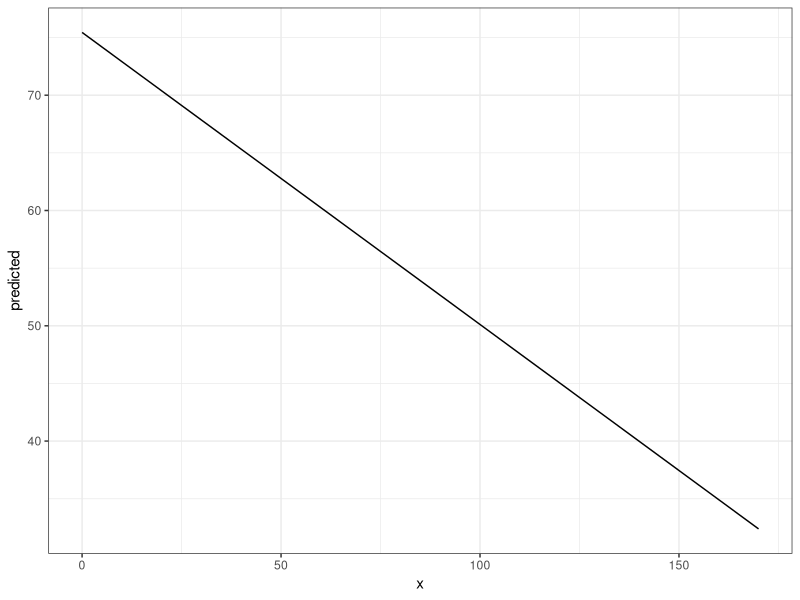
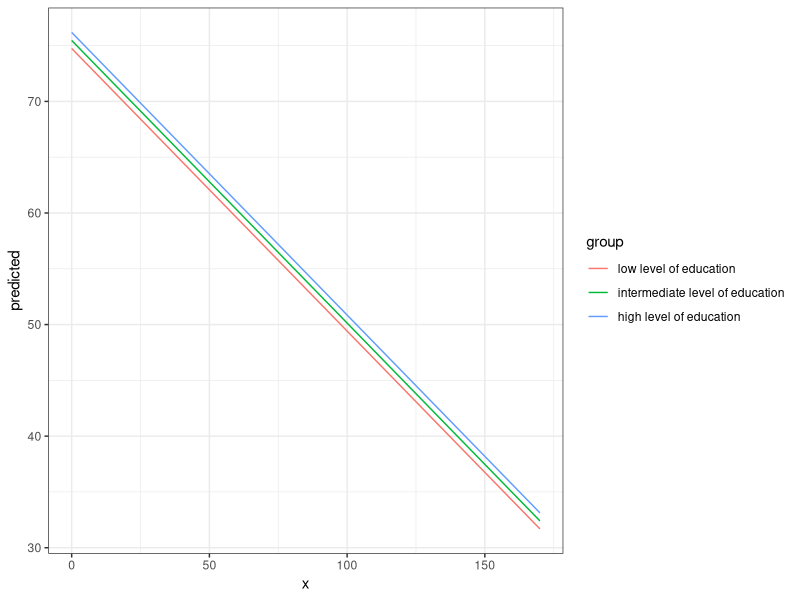
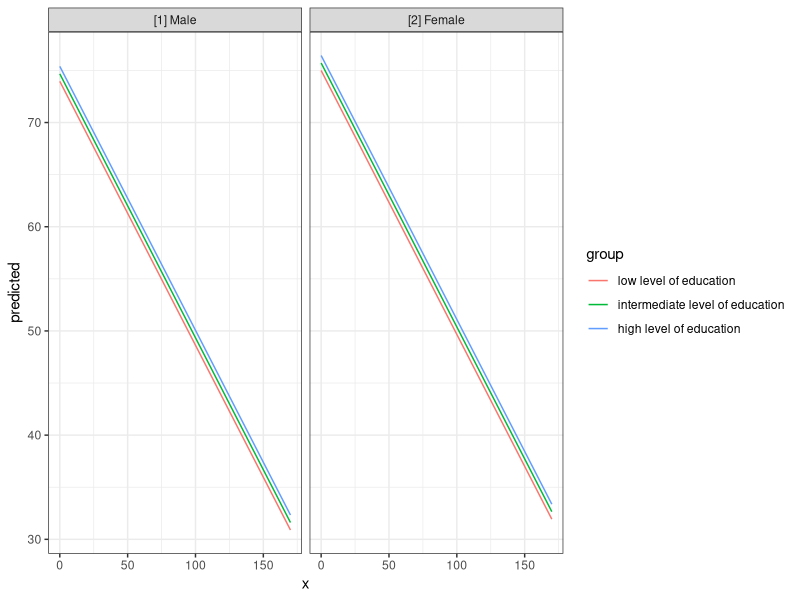
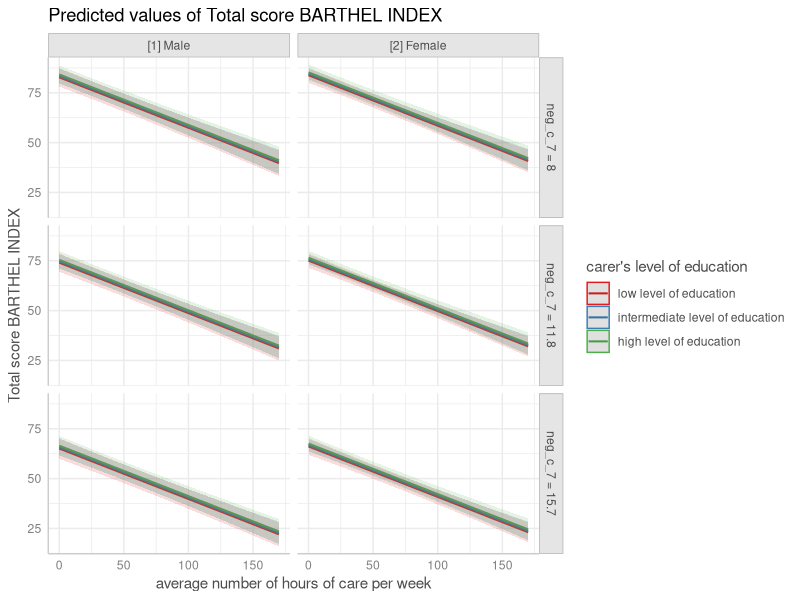
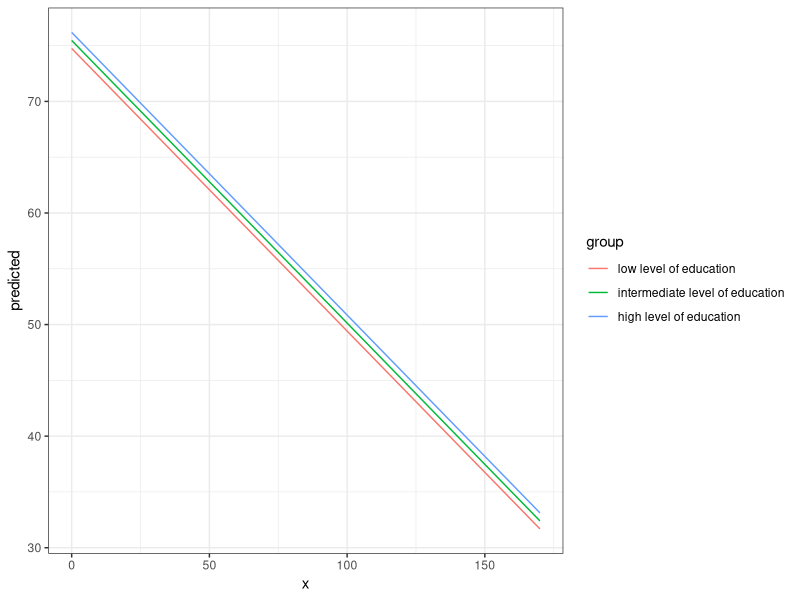
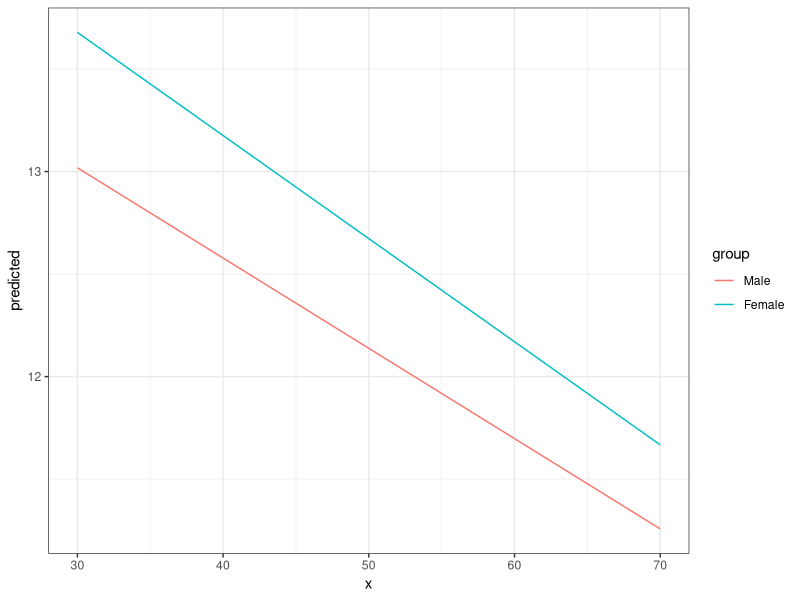
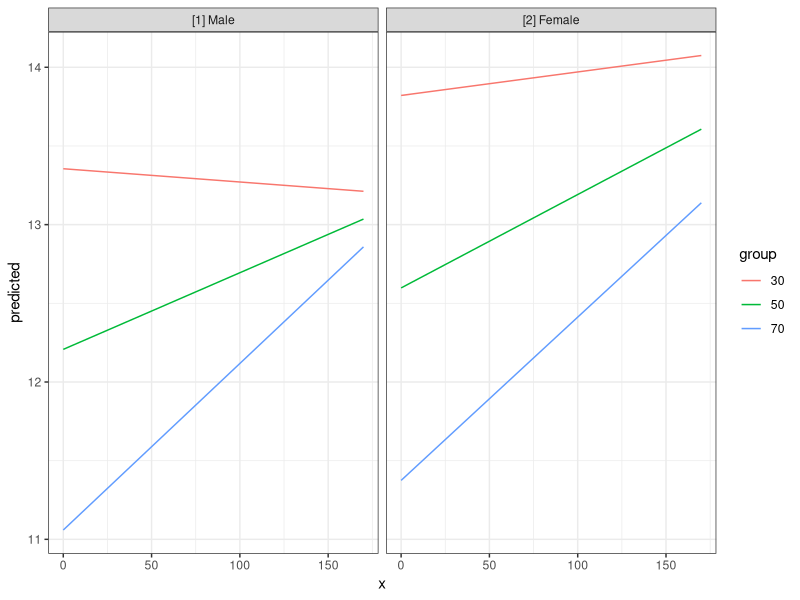
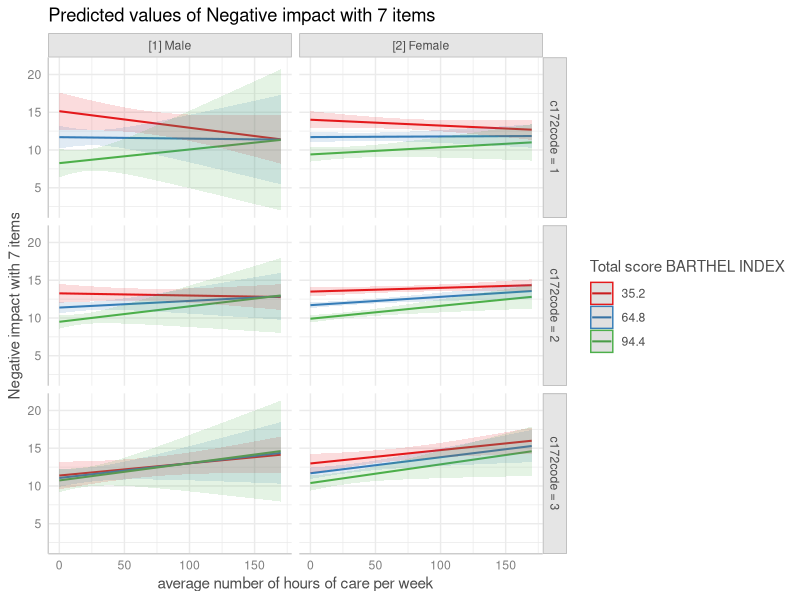

The R script that drew these images, in order: (Note: this script raises an error after producing the figures.)
## ---- chunk 1
knitr::opts_chunk$set(collapse = TRUE, comment = "#>", dev = "png", fig.width = 7, fig.height = 3.5, message = FALSE, warning = FALSE)
options(width = 800)
## ---- chunk 2
library(ggeffects)
data(efc)
fit <- lm(barthtot ~ c12hour + neg_c_7 + c161sex + c172code, data = efc)

ggpredict(fit, terms = "c12hour")
## ---- chunk 3
library(ggplot2)
theme_set(theme_bw())

mydf <- ggpredict(fit, terms = "c12hour")
ggplot(mydf, aes(x, predicted)) + geom_line()
## ---- chunk 4
ggpredict(fit, terms = c("c12hour", "c172code"))
## ---- chunk 5
mydf <- ggpredict(fit, terms = c("c12hour", "c172code"))
ggplot(mydf, aes(x, predicted, colour = group)) + geom_line()
## ---- chunk 6
mydf <- ggpredict(fit, terms = c("c12hour", "c172code", "c161sex"))
mydf
ggplot(mydf, aes(x, predicted, colour = group)) + 
  geom_line() + 
  facet_wrap(~facet)
## ---- chunk 7
mydf <- ggpredict(fit, terms = c("c12hour", "c172code", "c161sex", "neg_c_7"))
plot(mydf)
## ---- chunk 8
mydf <- ggpredict(fit)
mydf
## ---- chunk 9
mydf <- ggaverage(fit, terms = c("c12hour", "c172code"))
ggplot(mydf, aes(x, predicted, colour = group)) + geom_line()
## ---- chunk 10
library(sjmisc)
data(efc)

# make categorical
efc$c161sex <- to_factor(efc$c161sex)

# fit model with interaction
fit <- lm(neg_c_7 ~ c12hour + barthtot * c161sex, data = efc)

# select only levels 30, 50 and 70 from continuous variable Barthel-Index
mydf <- ggpredict(fit, terms = c("barthtot [30,50,70]", "c161sex"))
ggplot(mydf, aes(x, predicted, colour = group)) + geom_line()
## ---- chunk 11
# fit model with 3-way-interaction
fit <- lm(neg_c_7 ~ c12hour * barthtot * c161sex, data = efc)

# select only levels 30, 50 and 70 from continuous variable Barthel-Index
mydf <- ggpredict(fit, terms = c("c12hour", "barthtot [30,50,70]", "c161sex"))

ggplot(mydf, aes(x, predicted, colour = group)) + 
  geom_line() +
  facet_wrap(~facet)
## ---- chunk 12
# fit model with 4-way-interaction
fit <- lm(neg_c_7 ~ c12hour * barthtot * c161sex * c172code, data = efc)

# marginal effects for all 4 interaction terms
pr <- ggpredict(fit, c("c12hour", "barthtot", "c161sex", "c172code"))

# use plot() method, easier than own ggplot-code from scratch
plot(pr)
## ---- chunk 13
library(splines)
data(women)

fm1 <- lm(weight ~ bs(height, df = 5), data = women)
dat <- ggpredict(fm1, "height")

ggplot(dat, aes(x, predicted)) + 
  geom_line() +
  geom_point()
## ---- chunk 14
data("lung", package = "survival")
# remove category 3 (outlier)
lung <- subset(lung, subset = ph.ecog %in% 0:2)
lung$sex <- factor(lung$sex, labels = c("male", "female"))
lung$ph.ecog <- factor(lung$ph.ecog, labels = c("good", "ok", "limited"))

m <- survival::coxph(survival::Surv(time, status) ~ sex + age + ph.ecog, data = lung)

# predicted risk-scores
ggpredict(m, c("sex", "ph.ecog"))
## ---- chunk 15
# probability of survival
ggpredict(m, c("sex", "ph.ecog"), type = "surv")
## ---- chunk 16
data(efc)
efc <- to_label(efc, c172code, c161sex)
m <- lm(barthtot ~ c12hour + neg_c_7 + c161sex + c172code, data = efc)
pr <- ggpredict(m, "c172code")
## ---- chunk 17
print(pr)
## ---- chunk 18
print(pr, x.lab = TRUE)
## ---- chunk 19
ggpredict(m, "c172code")
## ---- chunk 20
ggpredict(m, "c172code", x.as.factor = TRUE)
## ---- chunk 21
get_x_title(mydf)
get_y_title(mydf)

ggplot(mydf, aes(x, predicted, colour = group)) + 
  geom_line() +
  facet_wrap(~facet) +
  labs(
    x = get_x_title(mydf),
    y = get_y_title(mydf),
    colour = get_legend_title(mydf)
  )
